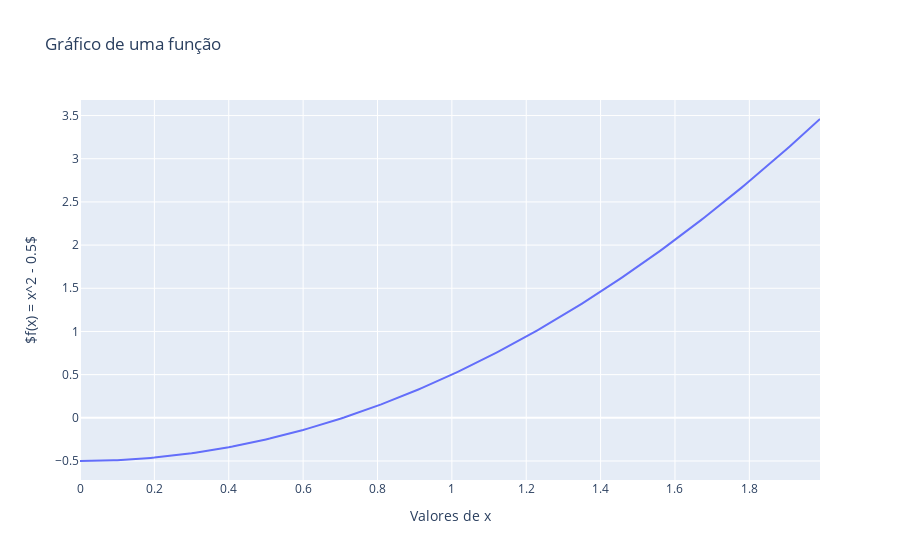

Source (notebook cell):
### Markdown cell above
onde destacamos os seguintes parâmetros:

* `data_frame`: tabela com os dados, o que pode ser um `DataFrame`, `array` ou um dicionário.

* `x`: string com o nome da coluna a ser usada como eixo x. Também podemos inserir uma lista com o nome de mais de uma coluna.

* `y`: string ou uma lista de strings contendo o(s) nome(s) da(s) coluna(s) a ser(em) usadas no eixo y.

* `labels`: Dicionário em que a chave é o nome das colunas, e o valor é a legenda desejada.

* `title`: título do gráfico (string).

Esta função retorna uma instância do objeto `Figure`, e o gráfico em si é visto pelo método `show()`.

### Code cell
figura = line(data_frame = df, x = 'Valores de x', y = 'Y_1',
              labels = {'Y_1': '$f(x) = x^2 - 0.5$'},
              title = 'Gráfico de uma função')

figura.show()

### Figure 1 — Plotly figure (JSON) as saved in the notebook; plotly's stock layout.template omitted (floating-point values rounded to 4 significant figures; data arrays with more than 128 entries replaced by an {"elided": "..."} marker saying what was removed)
{"data": [{"hovertemplate": "Valores de x=%{x}<br>$f(x) = x^2 - 0.5$=%{y}<extra></extra>", "legendgroup": "", "line": {"color": "#636efa", "dash": "solid"}, "marker": {"symbol": "circle"}, "mode": "lines", "name": "", "orientation": "v", "showlegend": false, "type": "scatter", "x": {"elided": "200 float values"}, "xaxis": "x", "y": {"elided": "200 float values"}, "yaxis": "y"}], "layout": {"autosize": true, "legend": {"tracegroupgap": 0}, "title": {"text": "Gráfico de uma função"}, "xaxis": {"anchor": "y", "autorange": true, "domain": [0, 1], "range": [0, 1.99], "title": {"text": "Valores de x"}, "type": "linear"}, "yaxis": {"anchor": "x", "autorange": true, "domain": [0, 1], "range": [-0.72, 3.68], "title": {"text": "$f(x) = x^2 - 0.5$"}, "type": "linear"}}}
